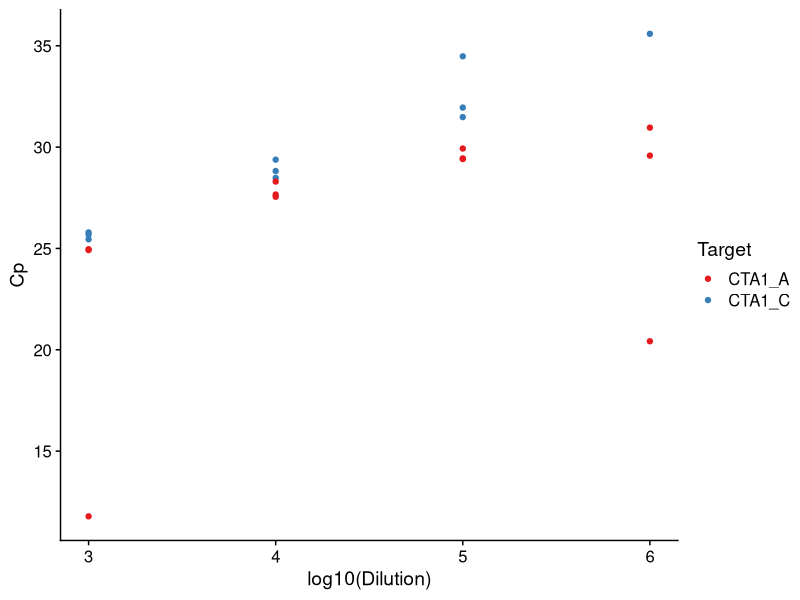
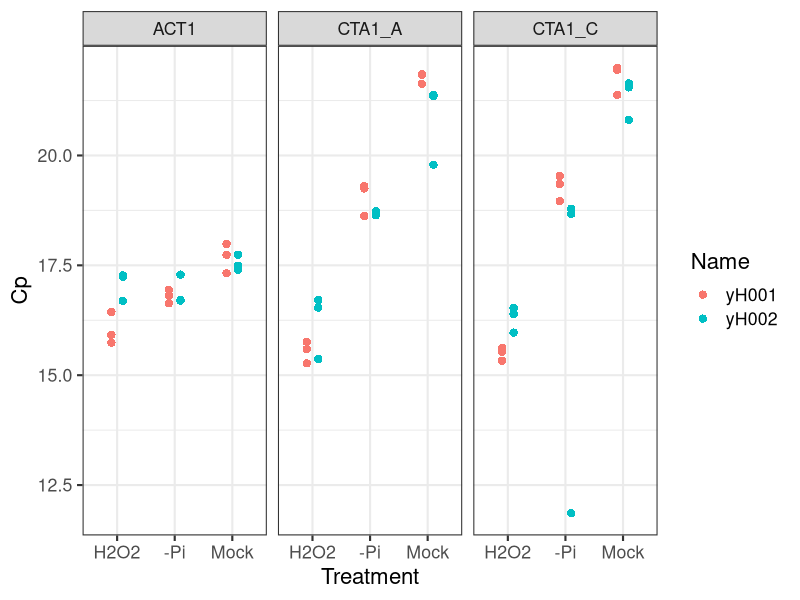
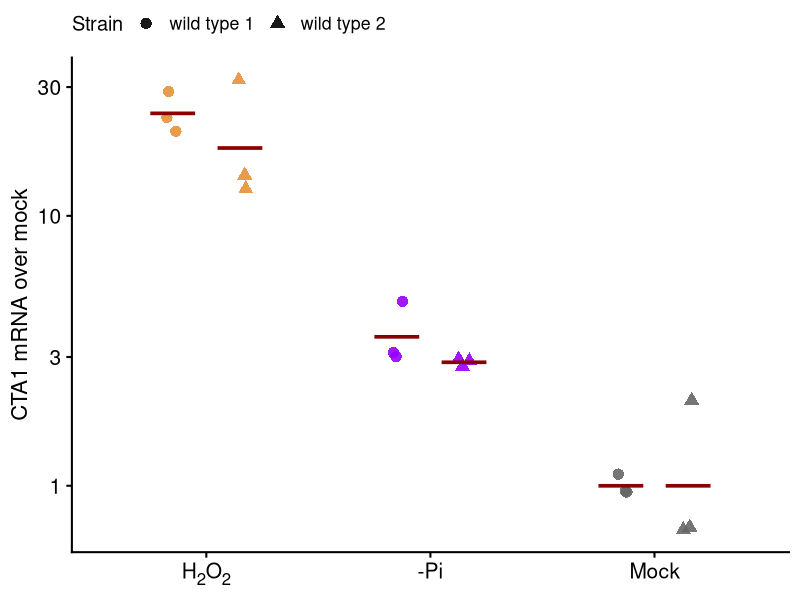
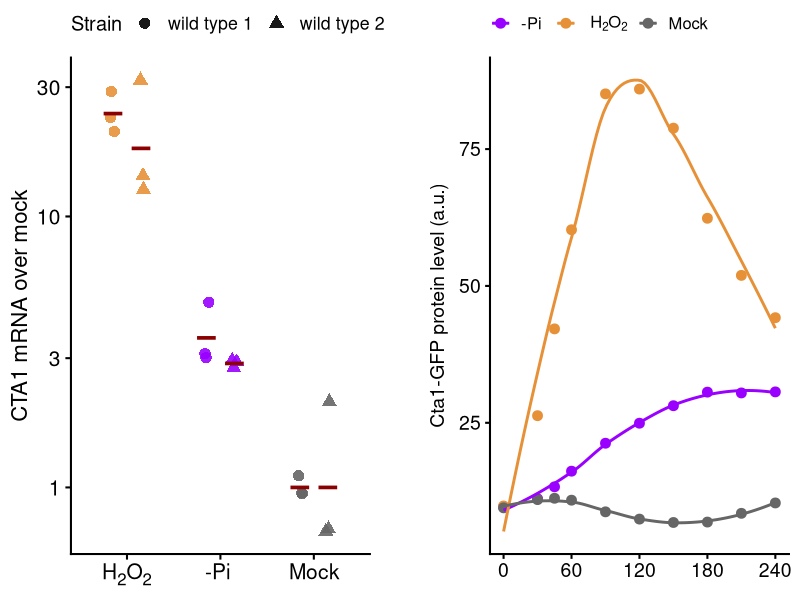
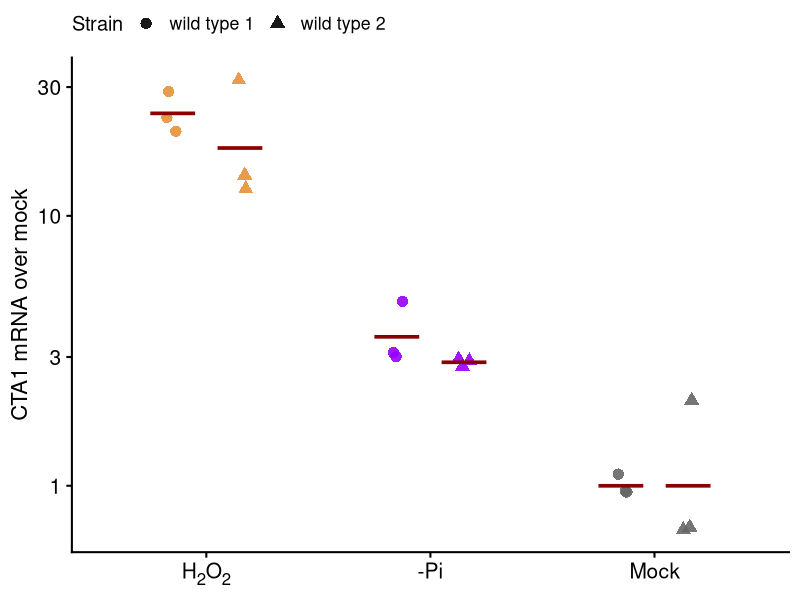
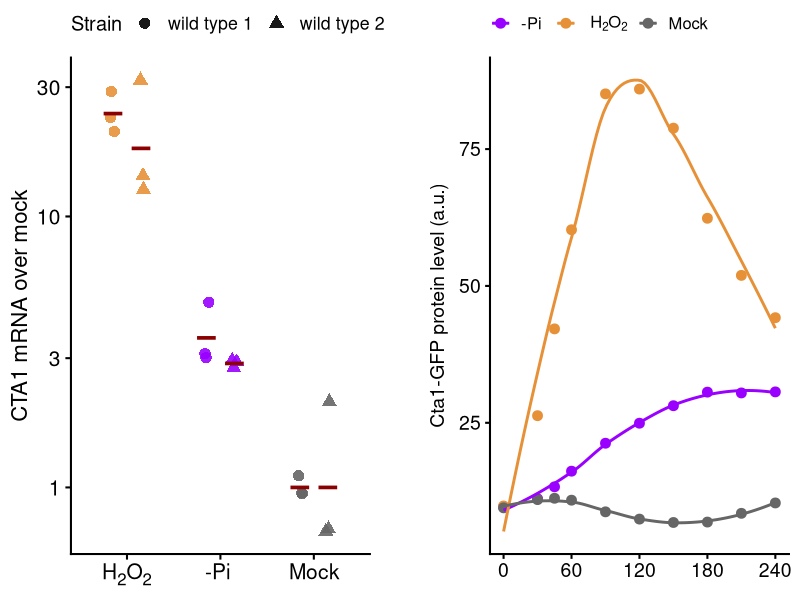

Write the R code that produced these figures, in order.
## ---- chunk 1
library(tidyverse)
library(ggtext)
#library(mgcv)
library(broom)
library(cowplot)
## ---- chunk 2
rna <- read_tsv("input/CTA1-mRNA-qPCR/20200327-CTA1-mRNA-Ct.txt") %>% 
  mutate(Treatment = fct_recode(Treatment, 
                                H2O2 = "10mM H2O2", 
                                `-Pi` = "no Pi", 
                                Mock = "untreated"))
# check the control wells
rna %>% filter(Group %in% c("noRT", "NTC"))
# get the subset for "unknowns" vs "standards"
rnaT <- rna %>% filter(Group == "unknown")
rnaS <- rna %>% filter(Group == "standard")
## ---- chunk 3
p <- rnaS %>% 
  ggplot(aes(x = log10(Dilution), y = Cp)) + 
  geom_point(aes(color = Target)) +
  scale_color_brewer(palette = "Set1") +
  theme_cowplot()
p
## ---- chunk 4
rnaS %>% 
  #select(Target, Dilution, Cp) %>% 
  mutate(x = log10(Dilution)) %>% 
  group_by(Target) %>% 
  nest() %>% 
  mutate(test = map(data, function(df) lm(Cp ~ x, data = df)),
         slope = map(test, tidy)) %>% 
  unnest(slope) %>% 
  filter(term == "x") %>% 
  select(Target, slope = estimate, std.error, p.value)
  
## ---- chunk 5
p <- rnaT %>% 
  ggplot(aes(x = Treatment, y = Cp)) + 
  geom_point(aes(color = Name), shape = 16, size = 2.5, position = position_dodge(width = 0.4)) + 
  facet_wrap(~Target) +
  theme_bw(base_size = 16)
p
## ---- chunk 6
rna.dCt <- rnaT %>% 
  # calculate mean Ct for the reference gene
  filter(Target == "ACT1") %>% 
  group_by(Name, Treatment) %>% 
  summarize(refG = mean(Cp), .groups = "drop") %>% 
  # append the reference gene Ct mean to the original data
  right_join(filter(rnaT, Target != "ACT1")) %>% 
  # subtract the reference gene Ct mean from each target
  mutate(dCt = Cp - refG) %>% 
  select(-refG)

rna.ddCt <- rna.dCt %>% 
  # calculate mean dCt for the reference sample
  filter(Treatment == "Mock") %>% 
  group_by(Name, Target) %>% 
  summarize(refT = mean(dCt), .groups = "drop") %>% 
  right_join(rna.dCt) %>% 
  mutate(ddCt = dCt - refT, FC = 2^-ddCt) %>% 
  select(-refT)
## ---- chunk 7
treat_color <- c(`H<sub>2</sub>O<sub>2</sub>` = "#E69138", `-Pi` = "#9900FF", Mock = "#666666")
p.rna <- filter(rna.ddCt, Target == "CTA1_A") %>% 
  mutate(Strain = fct_recode(Name, `wild type 1` = "yH001", `wild type 2` = "yH002"),
         Treatment = fct_recode(Treatment, `H<sub>2</sub>O<sub>2</sub>` = "H2O2")) %>% 
  ggplot(aes(x = Treatment, y = FC)) +
  geom_point(aes(shape = Strain, color = Treatment), size = 3.5, alpha = 0.9,
             position = position_jitterdodge(dodge.width = 0.6, jitter.width = 0.2)) +
  scale_shape_discrete(solid = TRUE) +
  scale_color_manual(values = treat_color, guide = "none") +
  stat_summary(aes(group = Strain), fun = "mean", geom = "crossbar", color = "darkred",
               position = position_dodge(0.6), width = 0.4) +
  scale_y_log10() + ylab("CTA1 mRNA over mock") +
  theme_cowplot(line_size = 0.7, font_size = 16) +
  theme(legend.text = element_text(size = rel(0.8)),
        legend.title = element_text(size = rel(0.9)),
        legend.position = "top",
        axis.title.x = element_blank(),
        axis.text.x = element_markdown(size = rel(1.1)),
        axis.text.y = element_text(size = rel(1.1)))
p.rna
ggsave("output/20221213-CTA1-mRNA-qRT-PCR.png", width = 4, height = 3.5)
## ---- chunk 8
lm <- rna.ddCt %>% filter(Target == "CTA1_A") %>% 
  mutate(Treatment = fct_relevel(Treatment, "Mock")) %>% 
  rename(Strain = Name) %>% 
  lm(ddCt ~ Treatment + Strain, data = .)
summary(lm)
## ---- chunk 9
p.timecourse <- list(
  stat_summary(fun = "mean", geom = "point", size = 3),
  stat_summary(fun.data = "mean_cl_boot", geom = "errorbar", width = 3),
  stat_smooth(method = "loess", formula = 'y~x', se = FALSE),
  scale_x_continuous(breaks = seq(0,240,60)),
  scale_size_manual(values = c(0.8, 1.5), guide = "none"),
  labs(y = "Cta1-GFP protein level (a.u.)"),
  theme_cowplot(line_size = 0.7, font_size = 14),
  theme(legend.position=c(0.05,0.75), 
        #legend.box.background = element_rect(color = "black"),
        #legend.box.margin = margin(3,3,3,3),
        legend.text = element_text(face = 3), 
        legend.title = element_text(),
        axis.title = element_text(size = rel(1)), 
        axis.title.x = element_blank(),
        axis.text.x = element_text(hjust=0.5), axis.text = element_text(size = rel(1)),
  )
)
## ---- chunk 10
pi.dat.long <- read_csv("input/wt-Pi-H2O2/Long_data_CTA1-GFP.csv", col_types = cols()) %>% 
  mutate(new_time = as.numeric(gsub("min","",Time))) %>% 
  arrange(new_time, Treatment)
## ---- chunk 11
treat_color <- c(`2mM H2O2` = "#E69138", `0mM Pi` = "#9900FF", Control = "#666666")

p.gfp <- pi.dat.long %>%
  filter(!is.na(median)) %>% 
  ggplot(aes(x = new_time, y = median, color = Treatment)) +
  p.timecourse +
  scale_color_manual(values= treat_color, labels = c("-Pi", bquote(~H[2]*O[2]), "Mock")) +
  theme(legend.text = element_text(size = rel(0.85), face = 1),
        legend.position="top",
        legend.title = element_blank())
plot_grid(p.rna, NULL, p.gfp, nrow = 1, rel_widths = c(1, 0.1, 1), align = "hv")
#ggsave("output/20221117-Pi-H2O2-timecourse.png", width = 4, height = 3.5)
ggsave("output/20221214-CTA1-rna-gfp-align.png", width = 8, height = 3.5)
